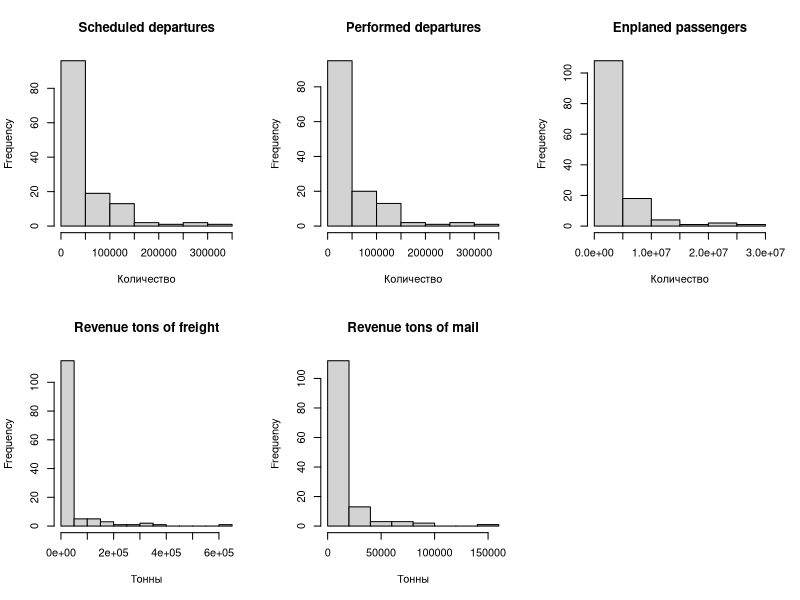
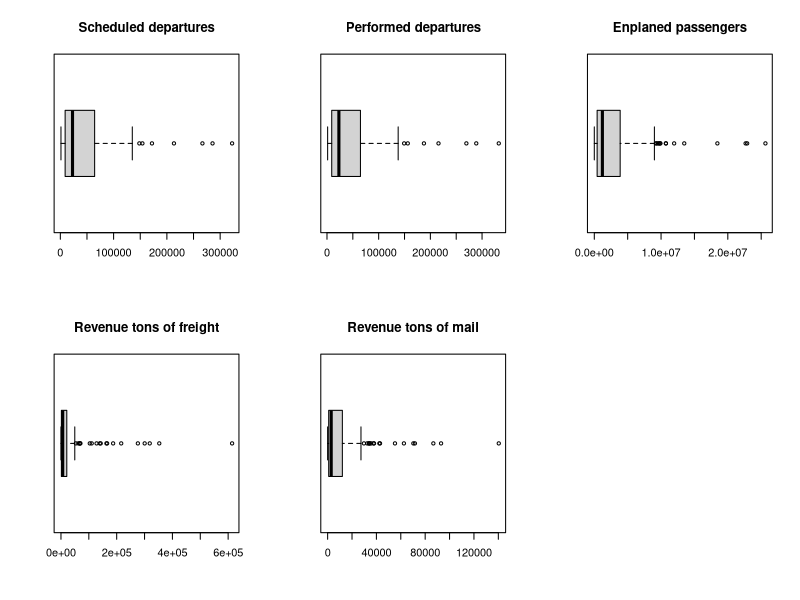

Source code (R) for these figures, in order:
airport <- read.table("airportdat1.txt", header = FALSE)
# ==========================
# 1. Гистограммы
# ==========================
par(mfrow = c(2,3)) # сетка для вывода
hist(airport$V3, main = "Scheduled departures",
     xlab = "Количество")
hist(airport$V4, main = "Performed departures",
     xlab = "Количество")
hist(airport$V5, main = "Enplaned passengers",
     xlab = "Количество")
hist(airport$V6, main = "Revenue tons of freight",
     xlab = "Тонны")
hist(airport$V7, main = "Revenue tons of mail",
     xlab = "Тонны")

# ==========================
# 2. Ящики с усами
# ==========================
par(mfrow = c(2,3))
boxplot(airport$V3, main = "Scheduled departures", horizontal = TRUE)
boxplot(airport$V4, main = "Performed departures", horizontal = TRUE)
boxplot(airport$V5, main = "Enplaned passengers", horizontal = TRUE)
boxplot(airport$V6, main = "Revenue tons of freight", horizontal = TRUE)
boxplot(airport$V7, main = "Revenue tons of mail", horizontal = TRUE)

#Усы идут до ближайших точек, не выходящих за 1.5 * IQR от квартилей. Точки за пределами — считаются выбросами и отображаются отдельно.
#Линия внутри - медиана.

# ==========================
# 3. Описательная статистика
# ==========================
summary_stats <- function(x) {
  c(
    mean = mean(x),
    variance = var(x),
    sd = sd(x),
    median = median(x),
    Q1 = quantile(x, 0.25),
    Q3 = quantile(x, 0.75)
  )
}

stats_V3 <- summary_stats(airport$V3)
stats_V4 <- summary_stats(airport$V4)
stats_V5 <- summary_stats(airport$V5)
stats_V6 <- summary_stats(airport$V6)
stats_V7 <- summary_stats(airport$V7)

stats_V3
stats_V4
stats_V5
stats_V6
stats_V7

# ==========================
# 4. Попарные коэффициенты корреляции
# ==========================
cor_matrix <- cor(airport[, c("V3","V4","V5","V6","V7")])
cor_matrix

# Для всех переменных:
# Гистограмма: пик в левой части
# Boxplot: медиана ближе к нижней(левой) границе ящика, верхний(правый) ус длиннее нижнего(левого), много выбросов сверху(справа).
# Соответственно имеем положительную ассиметрию
